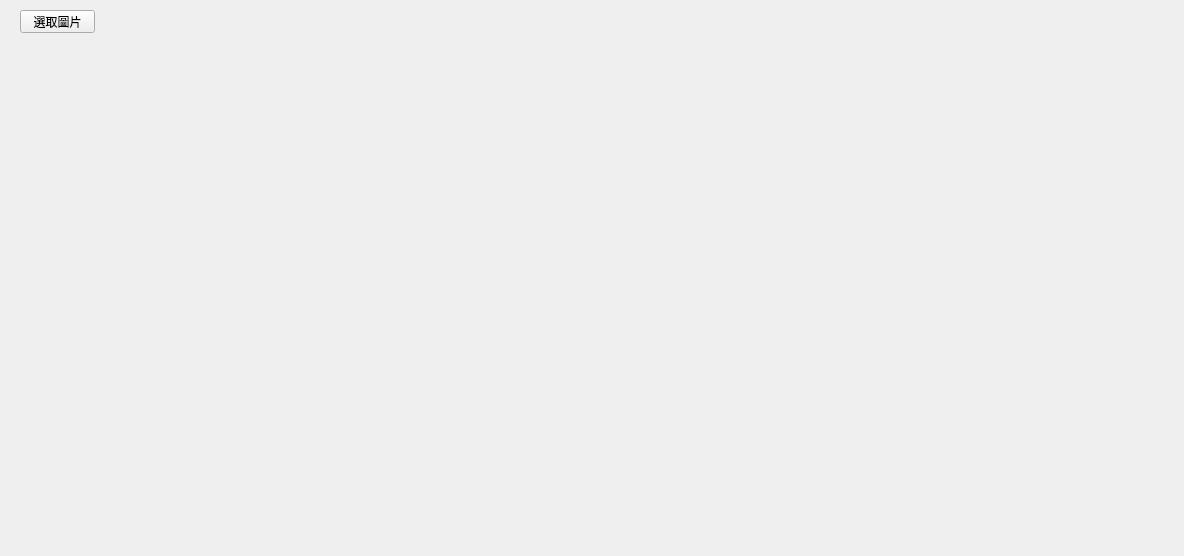
<?xml version="1.0" encoding="UTF-8"?>
<ui version="4.0">
 <class>Widget</class>
 <widget class="QWidget" name="Widget">
  <property name="geometry">
   <rect>
    <x>0</x>
    <y>0</y>
    <width>1184</width>
    <height>556</height>
   </rect>
  </property>
  <property name="windowTitle">
   <string>Widget</string>
  </property>
  <widget class="QLabel" name="label">
   <property name="geometry">
    <rect>
     <x>20</x>
     <y>80</y>
     <width>192</width>
     <height>108</height>
    </rect>
   </property>
   <property name="text">
    <string/>
   </property>
  </widget>
  <widget class="QLabel" name="label_2">
   <property name="geometry">
    <rect>
     <x>250</x>
     <y>80</y>
     <width>192</width>
     <height>108</height>
    </rect>
   </property>
   <property name="text">
    <string/>
   </property>
  </widget>
  <widget class="QLabel" name="label_3">
   <property name="geometry">
    <rect>
     <x>480</x>
     <y>80</y>
     <width>192</width>
     <height>108</height>
    </rect>
   </property>
   <property name="text">
    <string/>
   </property>
  </widget>
  <widget class="QLabel" name="label_4">
   <property name="geometry">
    <rect>
     <x>710</x>
     <y>80</y>
     <width>192</width>
     <height>108</height>
    </rect>
   </property>
   <property name="text">
    <string/>
   </property>
  </widget>
  <widget class="QLabel" name="label_5">
   <property name="geometry">
    <rect>
     <x>940</x>
     <y>80</y>
     <width>192</width>
     <height>108</height>
    </rect>
   </property>
   <property name="text">
    <string/>
   </property>
  </widget>
  <widget class="QLabel" name="label_6">
   <property name="geometry">
    <rect>
     <x>250</x>
     <y>250</y>
     <width>192</width>
     <height>108</height>
    </rect>
   </property>
   <property name="text">
    <string/>
   </property>
  </widget>
  <widget class="QLabel" name="label_7">
   <property name="geometry">
    <rect>
     <x>480</x>
     <y>250</y>
     <width>192</width>
     <height>108</height>
    </rect>
   </property>
   <property name="text">
    <string/>
   </property>
  </widget>
  <widget class="QLabel" name="label_8">
   <property name="geometry">
    <rect>
     <x>710</x>
     <y>250</y>
     <width>192</width>
     <height>108</height>
    </rect>
   </property>
   <property name="text">
    <string/>
   </property>
  </widget>
  <widget class="QLabel" name="label_9">
   <property name="geometry">
    <rect>
     <x>940</x>
     <y>250</y>
     <width>192</width>
     <height>108</height>
    </rect>
   </property>
   <property name="text">
    <string/>
   </property>
  </widget>
  <widget class="QPushButton" name="pushButton">
   <property name="geometry">
    <rect>
     <x>20</x>
     <y>10</y>
     <width>75</width>
     <height>23</height>
    </rect>
   </property>
   <property name="text">
    <string>選取圖片</string>
   </property>
  </widget>
  <widget class="QLabel" name="label_10">
   <property name="geometry">
    <rect>
     <x>20</x>
     <y>420</y>
     <width>192</width>
     <height>108</height>
    </rect>
   </property>
   <property name="text">
    <string/>
   </property>
  </widget>
  <widget class="QLabel" name="label_11">
   <property name="geometry">
    <rect>
     <x>250</x>
     <y>420</y>
     <width>192</width>
     <height>108</height>
    </rect>
   </property>
   <property name="text">
    <string/>
   </property>
  </widget>
  <widget class="QLabel" name="label_12">
   <property name="geometry">
    <rect>
     <x>10</x>
     <y>300</y>
     <width>161</width>
     <height>41</height>
    </rect>
   </property>
   <property name="font">
    <font>
     <pointsize>15</pointsize>
    </font>
   </property>
   <property name="text">
    <string/>
   </property>
  </widget>
 </widget>
 <layoutdefault spacing="6" margin="11"/>
 <resources/>
 <connections/>
</ui>
